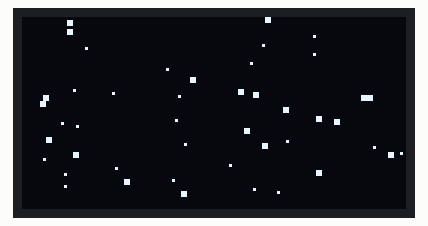
Simulated run of this sketch. Board: ESP32. On the bench: 128×64 one-colour display. Random numbers use the default seed unless the sketch sets one.

Above: at 0.2 s.
At 5.1 s:
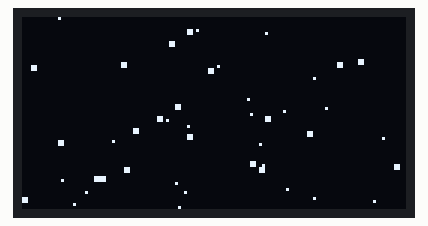
At 9.99 s:
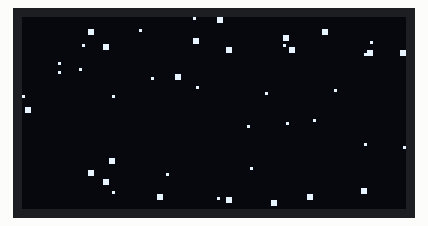
At 19.78 s:
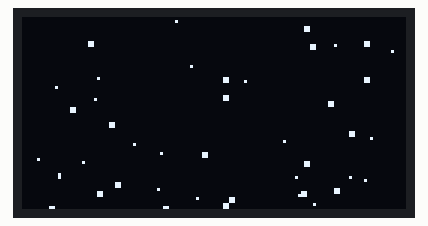
At 29.57 s:
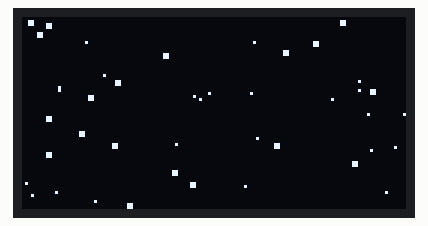
At 39.67 s:
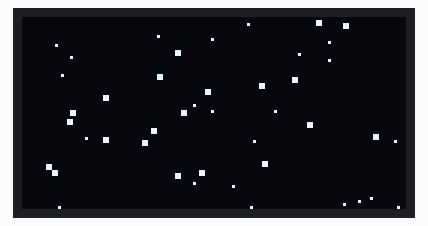

The sketch:

Starfield.ino
```cpp
/*
  Starfield — звёздное небо с параллаксом
  ESP32 + OLED 0.96"  SDA=21 SCL=22
*/

#include <Wire.h>
#include <Adafruit_GFX.h>
#include <Adafruit_SSD1306.h>

#define SCREEN_WIDTH  128
#define SCREEN_HEIGHT 64
#define OLED_RESET    -1
#define SCREEN_ADDRESS 0x3C

Adafruit_SSD1306 display(SCREEN_WIDTH, SCREEN_HEIGHT, &Wire, OLED_RESET);

const int NUM_STARS = 45;

struct Star {
  float x, y;
  float speed;   // слой: ближние быстрее
  uint8_t layer; // 0=дальние, 1=средние, 2=ближние
};

Star stars[NUM_STARS];

void setup() {
  Wire.begin(21, 22);
  if (!display.begin(SSD1306_SWITCHCAPVCC, SCREEN_ADDRESS)) {
    while (true) delay(1000);
  }
  randomSeed(esp_random());

  for (int i = 0; i < NUM_STARS; i++) {
    stars[i].x = random(0, SCREEN_WIDTH);
    stars[i].y = random(0, SCREEN_HEIGHT);
    stars[i].layer = random(0, 3);
    // дальние медленнее, ближние быстрее
    if (stars[i].layer == 0) stars[i].speed = 0.15f + random(0, 10) / 100.0f;
    else if (stars[i].layer == 1) stars[i].speed = 0.4f + random(0, 20) / 100.0f;
    else stars[i].speed = 0.9f + random(0, 40) / 100.0f;
  }
}

void loop() {
  display.clearDisplay();

  for (int i = 0; i < NUM_STARS; i++) {
    Star &s = stars[i];
    s.y += s.speed;

    if (s.y >= SCREEN_HEIGHT) {
      s.y = 0;
      s.x = random(0, SCREEN_WIDTH);
    }

    int ix = (int)s.x;
    int iy = (int)s.y;

    // дальние — точка, средние — точка, ближние — чуть крупнее
    if (s.layer == 2) {
      display.fillRect(ix, iy, 2, 2, SSD1306_WHITE);
    } else {
      display.drawPixel(ix, iy, SSD1306_WHITE);
      // средние иногда «мигают» очень редко — стабильно по индексу кадра не надо
    }
  }

  display.display();
  delay(30);
}
```
